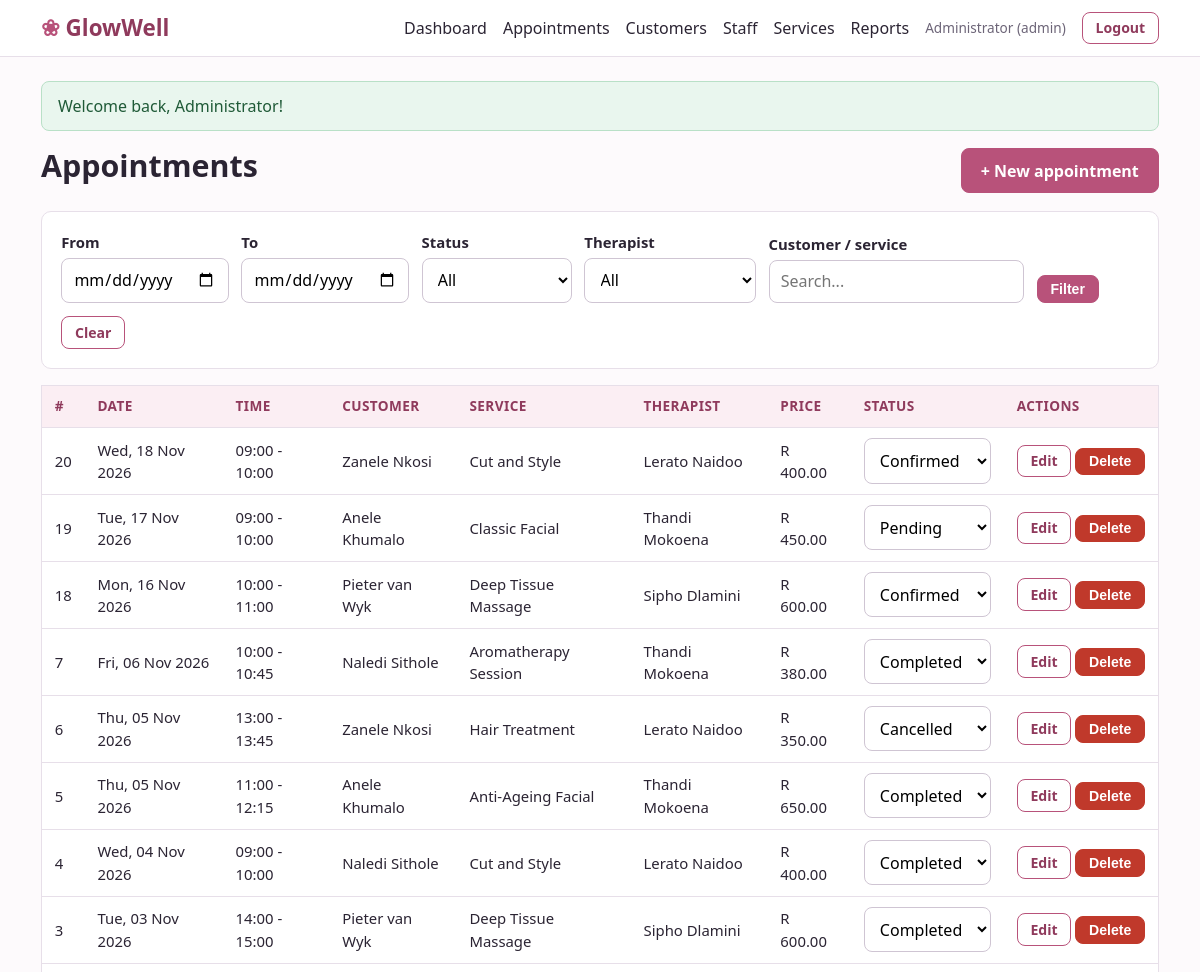
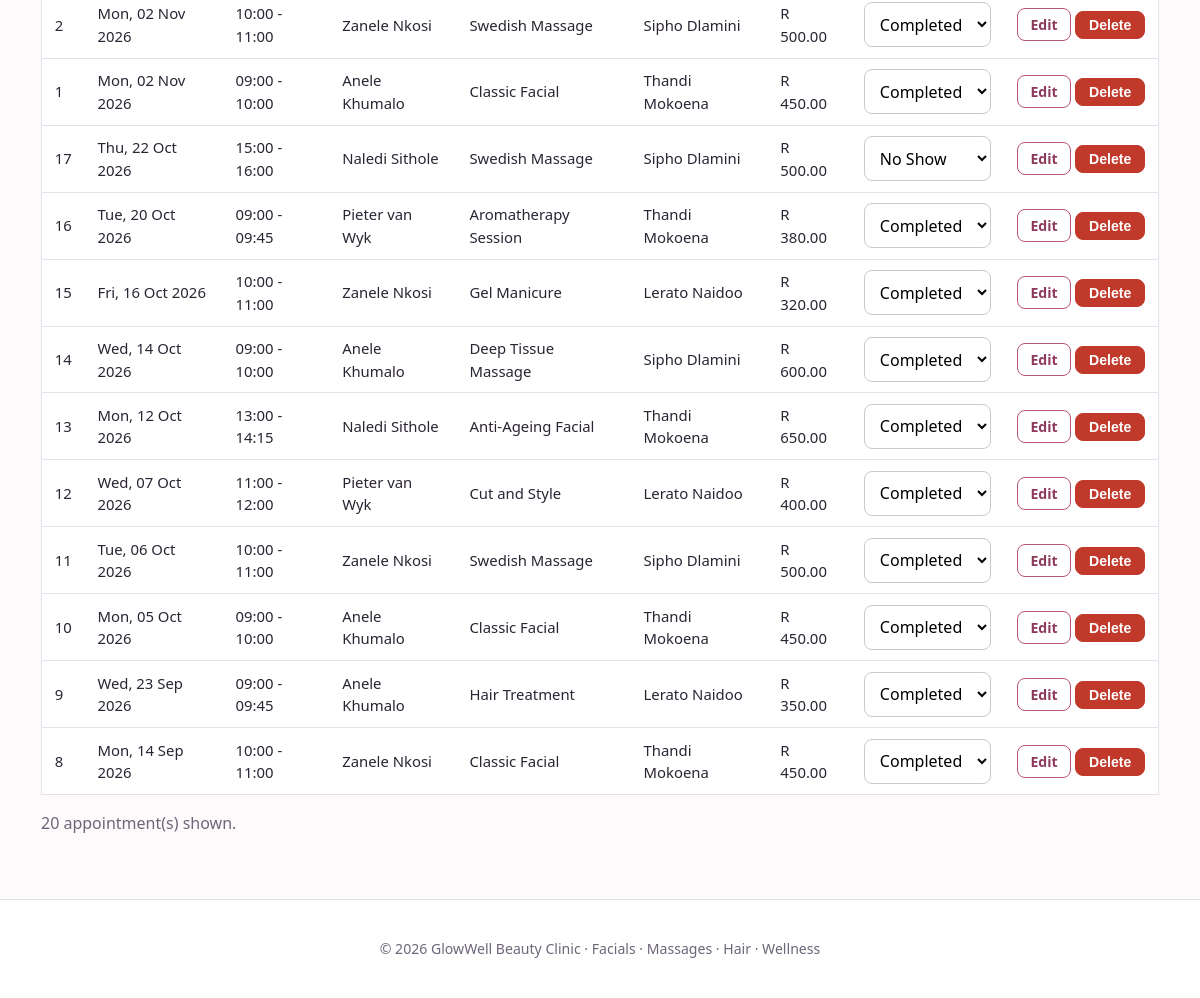
The page /admin/appointments.php (signed in) on the database its author committed (2 pictures, top to bottom).
### tables this page shows
CREATE TABLE appointments (
    appointment_id    INT UNSIGNED AUTO_INCREMENT PRIMARY KEY,
    customer_id       INT UNSIGNED NOT NULL,
    staff_id          INT UNSIGNED NOT NULL,
    service_id        INT UNSIGNED NOT NULL,
    appointment_date  DATE NOT NULL,
    start_time        TIME NOT NULL,
    end_time          TIME NOT NULL,
    status            ENUM('pending','confirmed','completed','cancelled','no_show')
                      NOT NULL DEFAULT 'pending',
    price_charged     DECIMAL(8,2) NOT NULL,
    notes             VARCHAR(255) NULL,
    created_at        TIMESTAMP NOT NULL DEFAULT CURRENT_TIMESTAMP,
     
    active_flag       TINYINT GENERATED ALWAYS AS (IF(status = 'cancelled', NULL, 1)) STORED,
    CONSTRAINT chk_appt_times CHECK (end_time > start_time),
    CONSTRAINT chk_appt_price CHECK (price_charged >= 0),
    CONSTRAINT uq_staff_slot UNIQUE (staff_id, appointment_date, start_time, active_flag),
    CONSTRAINT fk_appt_customer FOREIGN KEY (customer_id)
        REFERENCES customers(customer_id),
    CONSTRAINT fk_appt_staff FOREIGN KEY (staff_id)
        REFERENCES staff(staff_id),
    CONSTRAINT fk_appt_service FOREIGN KEY (service_id)
        REFERENCES services(service_id)
);

CREATE TABLE services (
    service_id        INT UNSIGNED AUTO_INCREMENT PRIMARY KEY,
    category_id       INT UNSIGNED NOT NULL,
    service_name      VARCHAR(100) NOT NULL UNIQUE,
    description       VARCHAR(255) NULL,
    duration_minutes  SMALLINT UNSIGNED NOT NULL,
    price             DECIMAL(8,2) NOT NULL,
    is_active         TINYINT(1) NOT NULL DEFAULT 1,
    CONSTRAINT chk_price CHECK (price >= 0),
    CONSTRAINT chk_duration CHECK (duration_minutes > 0),
    CONSTRAINT fk_service_category FOREIGN KEY (category_id)
        REFERENCES service_categories(category_id)
);

### includes/functions.php (called while the page is built, shortened)
<?php
    function e($value): string {
        return htmlspecialchars((string)$value, ENT_QUOTES, 'UTF-8');
    }
    function url(string $path = ""): string {
        return BASE_URL . '/' . ltrim($path, '/');
    }
    function valid_date(string $d): bool {
        $dt = DateTime::createFromFormat('Y-m-d', $d);
        return $dt && $dt->format('Y-m-d') === $d;
    }
    function money($amount): string {
        return 'R ' . number_format((float)$amount, 2, '.', ' ');
    }
    function fmt_date(string $d): string {
        return date('D, d M Y', strtotime($d));
    }
    function fmt_time(string $t): string {
        return substr($t, 0, 5);
    }

### admin/appointments.php (the view, shortened to what this page needs)
<?php
    require_once __DIR__ . '/../includes/functions.php';
    $pdo = db();
    $statuses = ['pending', 'confirmed', 'completed', 'cancelled', 'no_show'];
    $from    = (string)($_GET['from'] ?? '');
    $to      = (string)($_GET['to'] ?? '');
    $q       = trim((string)($_GET['q'] ?? ''));
    $where =[];
    $params = [];
    if (valid_date($from)) {
         $where[] = 'a.appointment_date >= ?'; $params[] = $from;
    } else {
        $from = '';
    }
    if (valid_date($to))   {
        $where[] = 'a.appointment_date <= ?'; $params[] = $to;
    } else {
        $to = '';
    }
    $sql = "SELECT a.appointment_id, a.appointment_date, a.start_time, a.end_time, a.status, a.price_charged,
               sv.service_name, CONCAT(c.first_name, ' ', c.last_name) AS customer,
               CONCAT(s.first_name, ' ', s.last_name) AS staff_name
        FROM appointments a
        JOIN customers c ON c.customer_id = a.customer_id
        JOIN services sv ON sv.service_id = a.service_id
        JOIN staff s ON s.staff_id = a.staff_id"
     . ($where ? ' WHERE ' . implode(' AND ', $where) : '')
     . ' ORDER BY a.appointment_date DESC, a.start_time DESC LIMIT 300';
    $st = $pdo->prepare($sql);
    $st->execute($params);
    $appointments = $st->fetchAll();
    require __DIR__ . '/../includes/header.php';
?>
<div class="page-head">
    <h1>Appointments</h1>
    <a class="btn" href="<?= e(url('admin/appointment_form.php')) ?>">+ New appointment</a>
</div>
<form method="get" class="filter-bar card">
    <div class="form-group"><label for="from">From</label><input type="date" id="from" name="from" value="<?= e($from) ?>"></div>
    <div class="form-group"><label for="to">To</label><input type="date" id="to" name="to" value="<?= e($to) ?>"></div>
    <div class="form-group"><label for="status">Status</label>
        <select id="status" name="status"><option value="">All</option>
        </select></div>
    <div class="form-group"><label for="staff_id">Therapist</label>
        <select id="staff_id" name="staff_id"><option value="0">All</option>
        </select></div>
    <div class="form-group"><label for="q">Customer / service</label><input type="text" id="q" name="q" value="<?= e($q) ?>" placeholder="Search..."></div>
    <button class="btn btn-small" type="submit">Filter</button>
    <a class="btn btn-small btn-outline" href="<?= e(url('admin/appointments.php')) ?>">Clear</a>
</form>
<div class="table-wrap"><table>
    <thead><tr><th>#</th><th>Date</th><th>Time</th><th>Customer</th><th>Service</th><th>Therapist</th><th>Price</th><th>Status</th><th>Actions</th></tr></thead>
    <tbody>
    <?php foreach ($appointments as $a): ?>
        <tr>
            <td><?= (int)$a['appointment_id'] ?></td>
            <td><?= e(fmt_date($a['appointment_date'])) ?></td>
            <td><?= e(fmt_time($a['start_time'])) ?> - <?= e(fmt_time($a['end_time'])) ?></td>
            <td><?= e($a['customer']) ?></td>
            <td><?= e($a['service_name']) ?></td>
            <td><?= e($a['staff_name']) ?></td>
            <td><?= e(money($a['price_charged'])) ?></td>
            <td>
                <form method="post" class="inline-form">
                    <select name="status" onchange="this.form.submit()" aria-label="Change status" style="width:auto">
                        <?php foreach ($statuses as $s): ?><option value="<?= e($s) ?>" <?= $a['status'] === $s ? 'selected' : '' ?>><?= e(ucwords(str_replace('_', ' ', $s))) ?></option><?php endforeach; ?>
                    </select>
                </form>
            </td>
            <td class="actions">
                <a class="btn btn-small btn-outline" href="<?= e(url('admin/appointment_form.php?id=' . (int)$a['appointment_id'])) ?>">Edit</a>
                <form method="post" class="inline-form" data-confirm="Permanently delete this appointment?">
                    <button class="btn btn-small btn-danger" type="submit">Delete</button>
                </form>
            </td>
        </tr>
    <?php endforeach; ?>
    </tbody>
</table></div>
<p class="muted"><?= count($appointments) ?> appointment(s) shown.</p>
<?php require __DIR__ . '/../includes/footer.php'; ?>

### assets/css/style.css (style rules this page uses)
:root { --rose: #b8527a; --rose-dark: #8f3a5c; --rose-light: #fbeef3; --teal: #2f7d7a; --ink: #2b2433; --muted: #6d6578; --line: #e7dfe9; --bg: #fdfafc; --white: #ffffff; --ok: #2e7d4f; --warn: #b7791f; --bad: #c0392b; --radius: 10px; }
* { box-sizing: border-box; }
body { margin: 0; font-family: "Segoe UI", Roboto, Helvetica, Arial, sans-serif; color: var(--ink); background: var(--bg); line-height: 1.5; }
a { color: var(--rose-dark); }
h1, h2, h3 { line-height: 1.25; margin: 0 0 .6rem; }
h1 { font-size: 1.9rem; }
.muted { color: var(--muted); }
.btn { display: inline-block; background: var(--rose); color: #fff; border: 1px solid var(--rose); padding: .6rem 1.2rem; border-radius: 8px; font-size: 1rem; cursor: pointer; text-decoration: none; font-weight: 600; }
.btn-small { padding: .3rem .8rem; font-size: .88rem; }
.btn-outline { background: transparent; color: var(--rose-dark); }
.btn-danger { background: var(--bad); border-color: var(--bad); }
.card { background: var(--white); border: 1px solid var(--line); border-radius: var(--radius); padding: 1.2rem; margin-bottom: 1.2rem; }
.form-group { margin-bottom: 1rem; }
label { display: block; font-weight: 600; margin-bottom: .3rem; font-size: .93rem; }
input[type=text], input[type=email], input[type=password], input[type=date], input[type=time], input[type=number], input[type=tel], select, textarea { width: 100%; padding: .6rem .7rem; border: 1px solid #cfc5d3; border-radius: 8px; font-size: 1rem; background: #fff; font-family: inherit; }
.filter-bar { display: flex; gap: .8rem; flex-wrap: wrap; align-items: flex-end; margin-bottom: 1rem; }
.filter-bar .form-group { margin: 0; min-width: 150px; }
.inline-form { display: inline; }
.table-wrap { overflow-x: auto; }
table { width: 100%; border-collapse: collapse; background: var(--white); border: 1px solid var(--line); border-radius: var(--radius); }
th, td { padding: .65rem .8rem; text-align: left; border-bottom: 1px solid var(--line); font-size: .93rem; vertical-align: middle; }
th { background: var(--rose-light); color: var(--rose-dark); font-size: .85rem; text-transform: uppercase; letter-spacing: .03em; }
td.actions { white-space: nowrap; }
.page-head { display: flex; justify-content: space-between; align-items: center; flex-wrap: wrap; gap: .8rem; margin-bottom: 1rem; }

### rows shown on the page
appointments: appointment_id "20", appointment_date "Wed, 18 Nov 2026", start_time "09:00", end_time "10:00", customer "Zanele Nkosi", service.service_name "Cut and Style", staff_name "Lerato Naidoo", price_charged "R 400.00", status "Confirmed"
appointments: appointment_id "19", appointment_date "Tue, 17 Nov 2026", start_time "09:00", end_time "10:00", customer "Anele Khumalo", service.service_name "Classic Facial", staff_name "Thandi Mokoena", price_charged "R 450.00", status "Pending"
appointments: appointment_id "18", appointment_date "Mon, 16 Nov 2026", start_time "10:00", end_time "11:00", customer "Pieter van Wyk", service.service_name "Deep Tissue Massage", staff_name "Sipho Dlamini", price_charged "R 600.00", status "Confirmed"
appointments: appointment_id "7", appointment_date "Fri, 06 Nov 2026", start_time "10:00", end_time "10:45", customer "Naledi Sithole", service.service_name "Aromatherapy Session", staff_name "Thandi Mokoena", price_charged "R 380.00", status "Completed"
appointments: appointment_id "6", appointment_date "Thu, 05 Nov 2026", start_time "13:00", end_time "13:45", customer "Zanele Nkosi", service.service_name "Hair Treatment", staff_name "Lerato Naidoo", price_charged "R 350.00", status "Cancelled"
appointments: appointment_id "5", appointment_date "Thu, 05 Nov 2026", start_time "11:00", end_time "12:15", customer "Anele Khumalo", service.service_name "Anti-Ageing Facial", staff_name "Thandi Mokoena", price_charged "R 650.00", status "Completed"
appointments: appointment_id "4", appointment_date "Wed, 04 Nov 2026", start_time "09:00", end_time "10:00", customer "Naledi Sithole", service.service_name "Cut and Style", staff_name "Lerato Naidoo", price_charged "R 400.00", status "Completed"
appointments: appointment_id "3", appointment_date "Tue, 03 Nov 2026", start_time "14:00", end_time "15:00", customer "Pieter van Wyk", service.service_name "Deep Tissue Massage", staff_name "Sipho Dlamini", price_charged "R 600.00", status "Completed"
appointments: appointment_id "2", appointment_date "Mon, 02 Nov 2026", start_time "10:00", end_time "11:00", customer "Zanele Nkosi", service.service_name "Swedish Massage", staff_name "Sipho Dlamini", price_charged "R 500.00", status "Completed"
appointments: appointment_id "1", appointment_date "Mon, 02 Nov 2026", start_time "09:00", end_time "10:00", customer "Anele Khumalo", service.service_name "Classic Facial", staff_name "Thandi Mokoena", price_charged "R 450.00", status "Completed"
appointments: appointment_id "17", appointment_date "Thu, 22 Oct 2026", start_time "15:00", end_time "16:00", customer "Naledi Sithole", service.service_name "Swedish Massage", staff_name "Sipho Dlamini", price_charged "R 500.00", status "No Show"
appointments: appointment_id "16", appointment_date "Tue, 20 Oct 2026", start_time "09:00", end_time "09:45", customer "Pieter van Wyk", service.service_name "Aromatherapy Session", staff_name "Thandi Mokoena", price_charged "R 380.00", status "Completed"
appointments: appointment_id "15", appointment_date "Fri, 16 Oct 2026", start_time "10:00", end_time "11:00", customer "Zanele Nkosi", service.service_name "Gel Manicure", staff_name "Lerato Naidoo", price_charged "R 320.00", status "Completed"
appointments: appointment_id "14", appointment_date "Wed, 14 Oct 2026", start_time "09:00", end_time "10:00", customer "Anele Khumalo", service.service_name "Deep Tissue Massage", staff_name "Sipho Dlamini", price_charged "R 600.00", status "Completed"
appointments: appointment_id "13", appointment_date "Mon, 12 Oct 2026", start_time "13:00", end_time "14:15", customer "Naledi Sithole", service.service_name "Anti-Ageing Facial", staff_name "Thandi Mokoena", price_charged "R 650.00", status "Completed"
appointments: appointment_id "12", appointment_date "Wed, 07 Oct 2026", start_time "11:00", end_time "12:00", customer "Pieter van Wyk", service.service_name "Cut and Style", staff_name "Lerato Naidoo", price_charged "R 400.00", status "Completed"
appointments: appointment_id "11", appointment_date "Tue, 06 Oct 2026", start_time "10:00", end_time "11:00", customer "Zanele Nkosi", service.service_name "Swedish Massage", staff_name "Sipho Dlamini", price_charged "R 500.00", status "Completed"
appointments: appointment_id "10", appointment_date "Mon, 05 Oct 2026", start_time "09:00", end_time "10:00", customer "Anele Khumalo", service.service_name "Classic Facial", staff_name "Thandi Mokoena", price_charged "R 450.00", status "Completed"
appointments: appointment_id "9", appointment_date "Wed, 23 Sep 2026", start_time "09:00", end_time "09:45", customer "Anele Khumalo", service.service_name "Hair Treatment", staff_name "Lerato Naidoo", price_charged "R 350.00", status "Completed"
appointments: appointment_id "8", appointment_date "Mon, 14 Sep 2026", start_time "10:00", end_time "11:00", customer "Zanele Nkosi", service.service_name "Classic Facial", staff_name "Thandi Mokoena", price_charged "R 450.00", status "Completed"

### other values the page prints
$_SESSION['name'] "Administrator"
$role "admin"
$f['msg'] "Welcome back, Administrator!"
count($appointments) "20"
